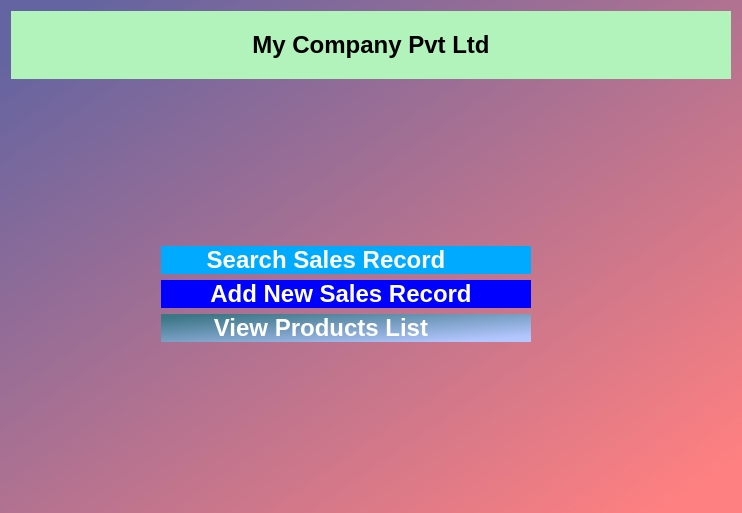
<?xml version="1.0" encoding="UTF-8"?>
<ui version="4.0">
 <class>MainWindow</class>
 <widget class="QWidget" name="MainWindow">
  <property name="geometry">
   <rect>
    <x>0</x>
    <y>0</y>
    <width>742</width>
    <height>513</height>
   </rect>
  </property>
  <property name="minimumSize">
   <size>
    <width>742</width>
    <height>513</height>
   </size>
  </property>
  <property name="windowTitle">
   <string>Company App with Pages</string>
  </property>
  <property name="styleSheet">
   <string notr="true">background:qlineargradient(spread:pad, x1:0, y1:0, x2:1, y2:1, stop:0.0518135 rgba(99, 100, 161, 255), stop:0.948187 rgba(255, 128, 128, 255))</string>
  </property>
  <layout class="QVBoxLayout" name="verticalLayout">
   <item>
    <widget class="QLabel" name="companyLabel">
     <property name="minimumSize">
      <size>
       <width>0</width>
       <height>50</height>
      </size>
     </property>
     <property name="styleSheet">
      <string notr="true"> width: 100vw;
    background-color: #b2f2bb;
    text-align: center;
    padding: 20px;
    font-weight: bold;
    font-size: 24px;
    box-shadow: 0 4px 6px rgba(0,0,0,0.1);</string>
     </property>
     <property name="text">
      <string>My Company Pvt Ltd</string>
     </property>
     <property name="alignment">
      <set>Qt::AlignCenter</set>
     </property>
    </widget>
   </item>
   <item>
    <spacer name="verticalSpacerTop">
     <property name="orientation">
      <enum>Qt::Vertical</enum>
     </property>
     <property name="sizeHint" stdset="0">
      <size>
       <width>20</width>
       <height>40</height>
      </size>
     </property>
    </spacer>
   </item>
   <item>
    <widget class="QPushButton" name="button1">
     <property name="font">
      <font>
       <pointsize>-1</pointsize>
       <bold>true</bold>
      </font>
     </property>
     <property name="layoutDirection">
      <enum>Qt::LeftToRight</enum>
     </property>
     <property name="autoFillBackground">
      <bool>false</bool>
     </property>
     <property name="styleSheet">
      <string notr="true">    background-color: rgb(0, 170, 255);
    text-align: center;
    padding: 0 50% 0 10%;
margin: 0 200% 0 150%;
    font-weight: bold;
    font-size: 24px;
    box-shadow: 0 4px 6px rgba(0,0,0,0.1);
border-radius: 15px;
   color: white;</string>
     </property>
     <property name="text">
      <string>Search Sales Record</string>
     </property>
     <property name="icon">
      <iconset resource="images_sales_track.qrc">
       <normaloff>:/icons/images/icons/search/icons8-search-property-100.png</normaloff>:/icons/images/icons/search/icons8-search-property-100.png</iconset>
     </property>
     <property name="iconSize">
      <size>
       <width>70</width>
       <height>70</height>
      </size>
     </property>
     <property name="shortcut">
      <string/>
     </property>
     <property name="checkable">
      <bool>false</bool>
     </property>
     <property name="autoRepeat">
      <bool>false</bool>
     </property>
     <property name="autoExclusive">
      <bool>false</bool>
     </property>
    </widget>
   </item>
   <item>
    <widget class="QPushButton" name="button2">
     <property name="font">
      <font>
       <pointsize>-1</pointsize>
       <bold>true</bold>
      </font>
     </property>
     <property name="layoutDirection">
      <enum>Qt::LeftToRight</enum>
     </property>
     <property name="styleSheet">
      <string notr="true">    background-color: rgb(0, 0, 255);
    text-align: center;
       padding: 0 10% 0 0%;
margin: 0 200% 0 150%;
    font-weight: bold;
    font-size: 24px;
    box-shadow: 0 4px 6px rgba(0,0,0,0.1);
border-radius: 15px;
   color: white;</string>
     </property>
     <property name="text">
      <string>Add New Sales Record</string>
     </property>
     <property name="icon">
      <iconset resource="images_sales_track.qrc">
       <normaloff>:/icons/images/icons/add/icons8-writer-male-100.png</normaloff>
       <selectedon>:/icons/images/icons/add/icons8-writer-male-50.png</selectedon>:/icons/images/icons/add/icons8-writer-male-100.png</iconset>
     </property>
     <property name="iconSize">
      <size>
       <width>70</width>
       <height>70</height>
      </size>
     </property>
    </widget>
   </item>
   <item>
    <widget class="QPushButton" name="button3">
     <property name="font">
      <font>
       <pointsize>-1</pointsize>
       <bold>true</bold>
      </font>
     </property>
     <property name="layoutDirection">
      <enum>Qt::LeftToRight</enum>
     </property>
     <property name="styleSheet">
      <string notr="true">    background-color: qlineargradient(spread:pad, x1:0, y1:0, x2:1, y2:1, stop:0.0777202 rgba(61, 119, 135, 255), stop:0.896373 rgba(179, 198, 255, 255));
    text-align: center;
         padding: 0 60% 0 10%;
margin: 0 200% 0 150%;
    font-weight: bold;
    font-size: 24px;
    box-shadow: 0 4px 6px rgba(0,0,0,0.1);
border-radius: 15px;
   color: white;</string>
     </property>
     <property name="text">
      <string>View Products List</string>
     </property>
     <property name="icon">
      <iconset theme="accessories-dictionary" resource="images_sales_track.qrc">
       <normaloff>:/list_icon/images/icons/list/icons8-list-50.png</normaloff>:/list_icon/images/icons/list/icons8-list-50.png</iconset>
     </property>
     <property name="iconSize">
      <size>
       <width>90</width>
       <height>90</height>
      </size>
     </property>
    </widget>
   </item>
   <item>
    <spacer name="verticalSpacerBottom">
     <property name="orientation">
      <enum>Qt::Vertical</enum>
     </property>
     <property name="sizeHint" stdset="0">
      <size>
       <width>20</width>
       <height>40</height>
      </size>
     </property>
    </spacer>
   </item>
  </layout>
 </widget>
 <tabstops>
  <tabstop>button1</tabstop>
  <tabstop>button2</tabstop>
  <tabstop>button3</tabstop>
 </tabstops>
 <resources>
  <include location="images_sales_track.qrc"/>
 </resources>
 <connections/>
</ui>
